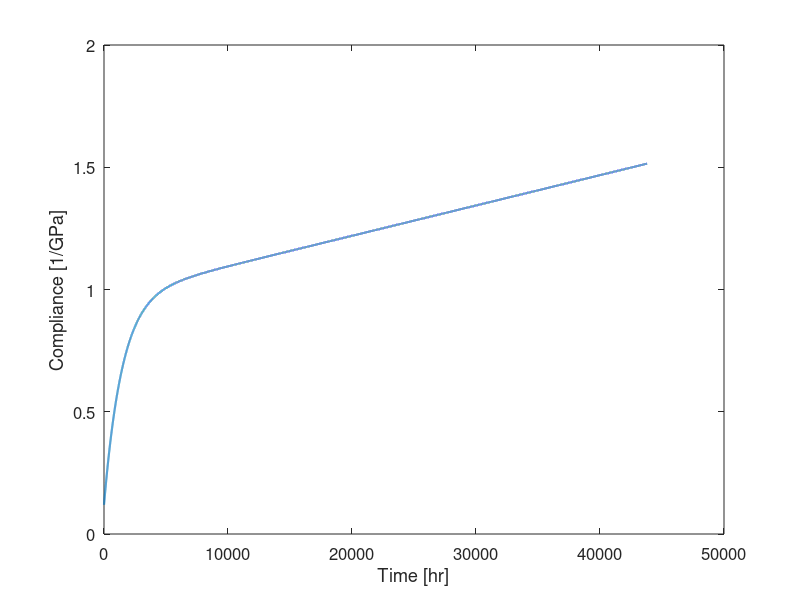

Source code (MATLAB):
% Ef = 240e9;
% Em = 2.419e9;
% f = 0.72;
% 
% E11 = f*Ef + (1-f)*Em;
% E22 = (f/Ef + (1-f)/Em)^-1;

t = linspace(1,5*8760,5*8760);

mstiff = [1.7348e11, 8.4e9, 1.173e9, 8.063e13, 1.715e12, 0.3];

Em = mstiff(2);
Ek = mstiff(3);
nu_m = mstiff(4);
nu_k = mstiff(5);

tau = nu_k/Ek;
expo = -t/tau;

% s(1) = 1/mstiff(1); % fiber direction
s = 1/Em + (1/Ek)*(1-exp(expo)) + t/nu_m; % transverse
% s(4) = (1 + mstiff(6)) / mstiff(1); % shear
% s(5:6) = mstiff(6); %poisons ratio

plot(t,s*10^9, 'LineWidth', 1.5)
xlabel('Time [hr]')
ylabel('Compliance [1/GPa]')
set(gca,'FontSize',12)